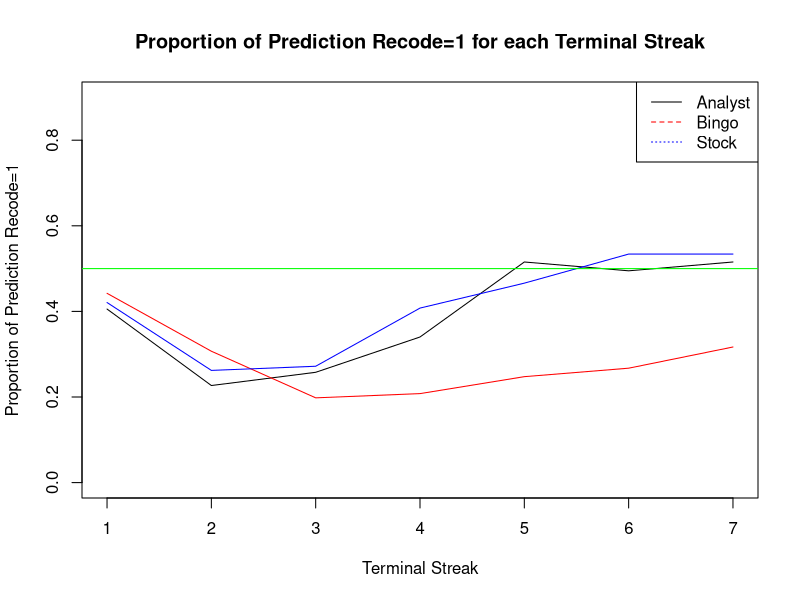

This chart was generated by the following R code:
## ---- chunk 1
library(readxl)
data <- read_excel("../Data/PredictingOutcomes_ParticipantPredictions.xlsx", sheet = "Study 2B")

# divide the data based on the generator
data1 <- data[data$generator == "analyst",]
data2 <- data[data$generator == "bingo",]
data3 <- data[data$generator == "stock",]
## ---- chunk 2
nrow(data1)
nrow(data2)
nrow(data3)
## ---- chunk 3
prop1 <- aggregate(data1$prediction_recode, by = list(data1$terminal_streak_length), FUN = mean)
prop2 <- aggregate(data2$prediction_recode, by = list(data2$terminal_streak_length), FUN = mean)
prop3 <- aggregate(data3$prediction_recode, by = list(data3$terminal_streak_length), FUN = mean)
## ---- chunk 4
prop1
prop2
prop3
## ---- chunk 5
plot(prop1$Group.1,prop1$x, type = "l",ylim=c(0.0,0.9), xlab = "Terminal Streak", ylab = "Proportion of Prediction Recode=1", main = "Proportion of Prediction Recode=1 for each Terminal Streak")
lines(prop2$Group.1,prop2$x, col = "red")
lines(prop3$Group.1,prop3$x,  col = "blue")
abline(h = 0.5, col = "green")
legend("topright", legend = c("Analyst", "Bingo", "Stock"), col = c("black", "red", "blue"), lty = 1:3)
